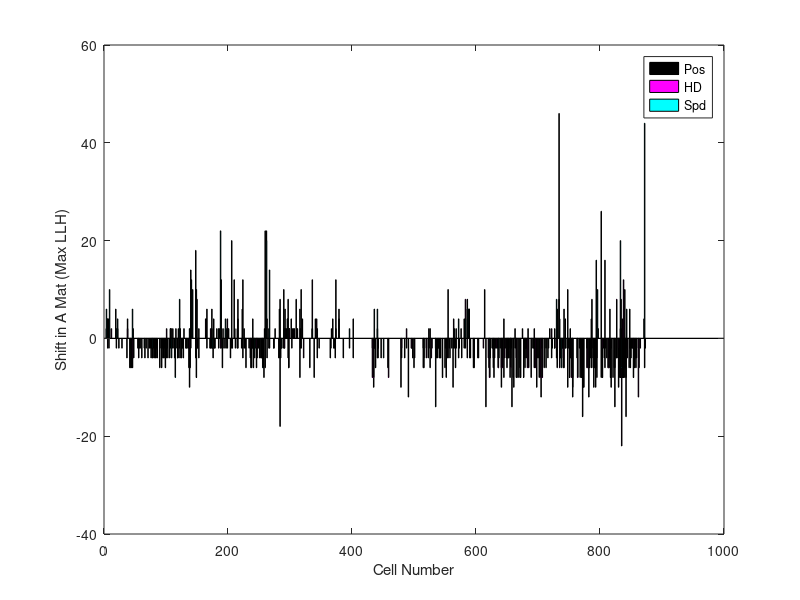
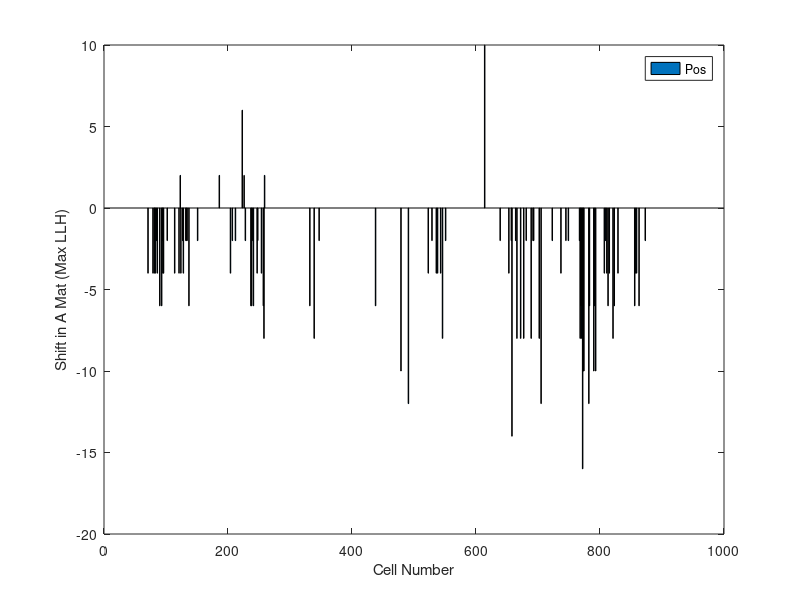
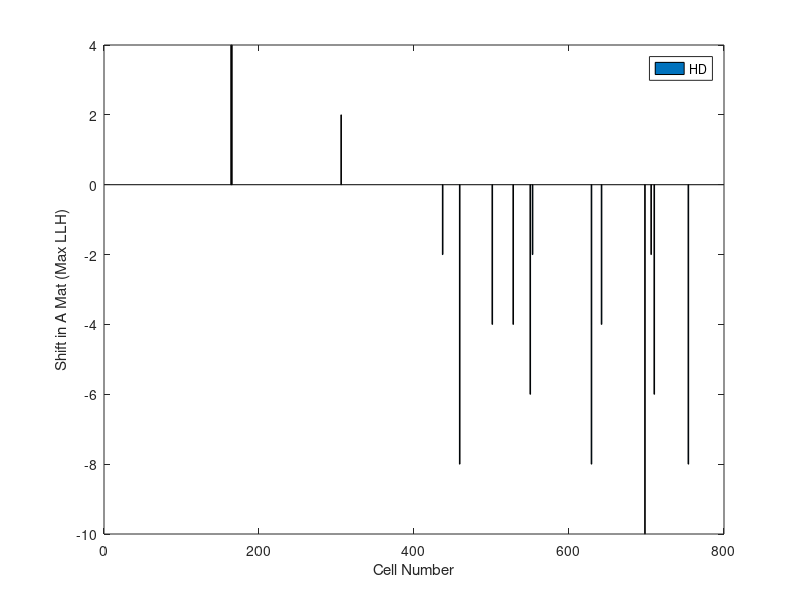
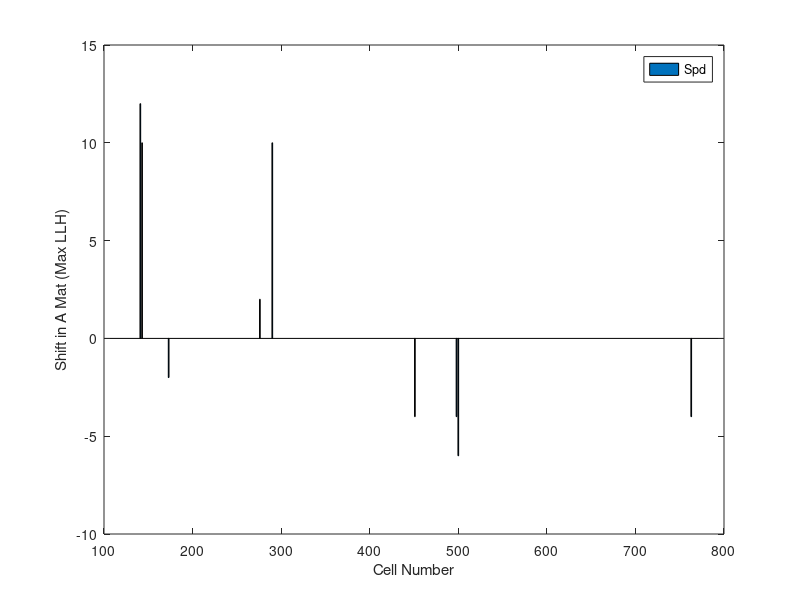

Here is the MATLAB script that generated these plots, in order: (Note: this script raises an error after producing the figures.)
clear all; %clear the workspace

%% load data

load('cellData_11_16_17Run.mat'); %loads the data into the workspace - this contains all of the cells

%load the cells of interest
load('encodingCells.mat');

%find the indices of the significant p values for every shift

%preallocate for the significant p values and therefore shifts in the
%matrix

%% Find the significant shifts for each cell

SigAllVarShifts = AllVarShifts; %significant shifts

for i = encodingCells' %for all of the cells
   for j = numel(AllPShifts{i}) %for all the elements in the returned p vals
       if j > 0 %if there were any called shifts i e having more than zero elements
            if AllPShifts{i}{j} > .05 %if the p value is not significant
                SigAllVarShifts{i}(j) = 0; %set the shift to zero
                
            end
       end
   end
end

%% remove empty cells

SigAllVarShiftsFilt = cell(numel(encodingCells),2); %preallocates
for k = 1:numel(encodingCells)
    SigAllVarShiftsFilt{k,2} = SigAllVarShifts{encodingCells(k)}; %in the filtered array, this will only contain non-empty vals
    SigAllVarShiftsFilt{k,1} = encodingCells(k); %places the cell name there
end

%% Count up the shifts across all cells

%here, we will plot the distribution of shifts, across all cells, for each
%of the variables: Pos, HD, and Spd

%first, filter out the empty variables

variables_allFilt = cell(numel(encodingCells),2); %preallocate for filtered variables

for i = 1:numel(encodingCells)
    variables_allFilt{i,2} = variables_all{encodingCells(i)}; %this will contain only non-empty vals
    variables_allFilt{i,1} = encodingCells(i); %puts the cell name there
end

%% organize cells into three different categories: those with Pos, HD, and Spd variables, and therefore shift data

posCells = cell(numel(encodingCells),2); %preallocate
hdCells = cell(numel(encodingCells),2);
spdCells = cell(numel(encodingCells),2);

%place the cell name and appropriate shift into the array

for f = 1:numel(encodingCells) %for all the number of cells
    for l = 1:numel(variables_allFilt{f,2}) %for all the elements in each variable cell
        if variables_allFilt{f,2}(l) == 1 %if it is Pos
            posCells{f,1} = SigAllVarShiftsFilt{f,1}; %put the cell name in the array
            posCells{f,2} = SigAllVarShiftsFilt{f,2}(l); %put the relevent shift in the array
        elseif variables_allFilt{f,2}(l) == 2 %if it is HD
            hdCells{f,1} = SigAllVarShiftsFilt{f,1}; %put the cell name into the array
            hdCells{f,2} = SigAllVarShiftsFilt{f,2}(l); %place relevant shifts in array
        elseif variables_allFilt{f,2}(l) == 3 %if it is Spd
            spdCells{f,1} = SigAllVarShiftsFilt{f,1}; %putt the cell name into array
            spdCells{f,2} = SigAllVarShiftsFilt{f,2}(l); %put the shift in array
        end
    end
end

%% Convert to matrix from cell array

posCells = cell2mat(posCells);
hdCells = cell2mat(hdCells);
spdCells = cell2mat(spdCells);

%% plot these data

figure(1);
bar(posCells(:,1),posCells(:,2),'FaceColor','k');
hold on
bar(hdCells(:,1),hdCells(:,2),'FaceColor','m');
hold on
bar(spdCells(:,1),spdCells(:,2),'FaceColor','c');
legend('Pos','HD','Spd');
xlabel('Cell Number');
ylabel('Shift in A Mat (Max LLH)');

%% examine relationships in cells between the different variables and their respective shifts\

%first, group cells based on the different possible models

posMod = cell(numel(encodingCells),2); %1
hdMod = cell(numel(encodingCells),2); %2 
spdMod = cell(numel(encodingCells),2); %3
posHdMod = cell(numel(encodingCells),2); %1 2
hdSpdMod = cell(numel(encodingCells),2); %2 3
posSpdMod = cell(numel(encodingCells),2); %1 3
posHdSpdMod = cell(numel(encodingCells),2); %1 2 3

%create arrays for the multiple models - hardcoded, but dependent on how
%the design matrix was created
ph = [1 2];
hs = [2 3];
ps = [1 3];
phs = [1 2 3];

for i = 1:numel(encodingCells)
    for j = 1:numel(variables_allFilt{i,2})
        if variables_allFilt{i,2}(j) == 4
            variables_allFilt{i,2}(j) = []; %gets rid of the theta model because we dont want it
            SigAllVarShiftsFilt{i,2}(j) = []; %gets rid of the theta shift, because we also don't want it
        end
    end
    if numel(variables_allFilt{i,2}) == 1 %if there is one variable in the model, do the next line
        if variables_allFilt{i,2} == 1
            posMod{i,1} = variables_allFilt{i,1};
            posMod{i,2} = SigAllVarShiftsFilt{i,2};
        elseif variables_allFilt{i,2} == 2
            hdMod{i,1} = variables_allFilt{i,1};
            hdMod{i,2} = SigAllVarShiftsFilt{i,2};
        elseif variables_allFilt{i,2} == 3
            spdMod{i,1} = variables_allFilt{i,1};
            spdMod{i,2} = SigAllVarShiftsFilt{i,2};
        end
    elseif numel(variables_allFilt{i,2}) == 2 %if there are two variables in the model, run these lines
        if variables_allFilt{i,2} == ph
            posHdMod{i,1} = variables_allFilt{i,1};
            posHdMod{i,2} = SigAllVarShiftsFilt{i,2};
        elseif variables_allFilt{i,2} == hs
            hdSpdMod{i,1} = variables_allFilt{i,1};
            hdSpdMod{i,2} = SigAllVarShiftsFilt{i,2};
        elseif variables_allFilt{i,2} == ps
            posSpdMod{i,1} = variables_allFilt{i,1};
            posSpdMod{i,2} = SigAllVarShiftsFilt{i,2};
        end
    elseif numel(variables_allFilt{i,2}) == 3 %if there are three variables in the model, run these
        if variables_allFilt{i,2} == phs 
            posHdSpdMod{i,1} = variables_allFilt{i,1};
            posHdSpdMod{i,2} = SigAllVarShiftsFilt{i,2};
        end
    end
end


%% get rid of the empty cells

%convert from cell array to matrix

posMod = cell2mat(posMod);
hdMod = cell2mat(hdMod);
spdMod = cell2mat(spdMod);
posHdMod = cell2mat(posHdMod);
hdSpdMod = cell2mat(hdSpdMod);
posSpdMod = cell2mat(posSpdMod);
posHdSpdMod = cell2mat(posHdSpdMod);

%%display the data

%first the position
figure(2);
bar(posMod(:,1),posMod(:,2));
xlabel('Cell Number');
ylabel('Shift in A Mat (Max LLH)');
legend('Pos');


%next, HD
figure(3);
bar(hdMod(:,1),hdMod(:,2));
xlabel('Cell Number');
ylabel('Shift in A Mat (Max LLH)');
legend('HD');

%next, spd
figure(4);
bar(spdMod(:,1),spdMod(:,2));
xlabel('Cell Number');
ylabel('Shift in A Mat (Max LLH)');
legend('Spd');


%next, posHd
figure(5);
%pos first
bar(posHdMod(:,1),posHdMod(:,2),'FaceColor','m');
hold on
%next, HD
bar(posHdMod(:,1),posHdMod(:,3),'FaceColor','g');
legend('Pos','HD');
hold off
xlabel('Cell Number');
ylabel('Shift in A Mat (Max LLH)');

%next, hdPsd
figure(6);
%hd firt
bar(hdSpdMod(:,1),hdSpdMod(:,2),'FaceColor','r');
hold on
%next, the Spd
bar(hdSpdMod(:,1),hdSpdMod(:,3),'FaceColor','c');
legend('HD','Spd');
hold off
xlabel('Cell Number');
ylabel('Shift in A Mat (Max LLH)');

%next, PosSpd
figure(7);
%first the pos
bar(posSpdMod(:,1),posSpdMod(:,2),'FaceColor','k');
hold on
%next the spd
bar(posSpdMod(:,1),posSpdMod(:,3),'FaceColor','b');
legend('Pos','Spd');
hold off
xlabel('Cell Number');
ylabel('Shift in A Mat (Max LLH)');

%last, the posHdSpd
figure(8);
%first the pos
bar(posHdSpdMod(:,1),posHdSpdMod(:,2),'FaceColor','g');
hold on
%next the Hd
bar(posHdSpdMod(:,1),posHdSpdMod(:,3),'FaceColor','r');
%next the spd
hold on
bar(posHdSpdMod(:,1),posHdSpdMod(:,4),'FaceColor','c');
legend('Pos','HD','Spd');
hold off
xlabel('Cell Number');
ylabel('Shift in A Mat (Max LLH)');

%% try to quantify the changes in each cell shift

%first, we are to show across all cell types, the distribution of the shift
%types for each variable

%here, this is just a plot of all the single variables (Pos, HD, Spd)
%pooled to represent the different shifts across the whole population of
%cells

figure(9);
histogram(posCells(:,2),'FaceColor','b','BinWidth',1) % a plot for the position
xlabel('Shift in Design Matrix');
ylabel('Number of cells');
legend('Pos (pooled models)');

figure(10);
histogram(hdCells(:,2),'FaceColor','c','BinWidth',1); %plot for the HD
xlabel('Shift in Design Matrix');
ylabel('Number of cells');
legend('HD (pooled models)');

figure(11);
histogram(spdCells(:,2),'FaceColor','r','BinWidth',1); %plot for the spd
xlabel('Shift in Design Matrix');
ylabel('Number of cells');
legend('Spd (pooled models)');

%next, it is of interest to do the same, but for the specific models

figure(12);
histogram(posMod(:,2),'FaceColor','g','BinWidth',1); %position only
xlabel('Shift in Design Matrix');
ylabel('Number of cells');
legend('Pos Model Cells');


figure(13);
histogram(hdMod(:,2),'FaceColor','k','BinWidth',1); %hd only
xlabel('Shift in Design Matrix');
ylabel('Number of cells');
legend('HD Model Cells');


figure(14);
histogram(spdMod(:,2),'FaceColor','m','BinWidth',1); %spd only
xlabel('Shift in Design Matrix');
ylabel('Number of cells');
legend('Spd Model Cells');

figure(15);
subplot(2,1,1)
histogram(posHdMod(:,2),'FaceColor','b','BinWidth',1); %pos 
xlabel('Shift in Design Matrix');
ylabel('Number of cells');
legend('Pos Shifts');
axis([-50 50 0 length(posHdMod(:,2))])
subplot(2,1,2)
histogram(posHdMod(:,3),'FaceColor','r','BinWidth',1); %HD
xlabel('Shift in Design Matrix');
ylabel('Number of cells');
legend('HD Shifts');
axis([-50 50 0 length(posHdMod(:,3))])



figure(16);
subplot(2,1,1)
histogram(hdSpdMod(:,2),'FaceColor','g','BinWidth',1); %hd 
xlabel('Shift in Design Matrix');
ylabel('Number of cells');
legend('HD Shift');
axis([-50 50 0 length(hdSpdMod(:,2))])
subplot(2,1,2)
histogram(hdSpdMod(:,3),'FaceColor','b','BinWidth',1); %spd
xlabel('Shift in Design Matrix');
ylabel('Number of cells');
legend('Spd Shift');
axis([-50 50 0 length(hdSpdMod(:,3))])



figure(17);
subplot(2,1,1)
histogram(posSpdMod(:,2),'FaceColor','r','BinWidth',1); %pos 
xlabel('Shift in Design Matrix');
ylabel('Number of cells');
legend('Pos Shift');
axis([-50 50 0 length(posSpdMod(:,2))])
subplot(2,1,2)
histogram(posSpdMod(:,3),'FaceColor','g','BinWidth',1); %Spd
xlabel('Shift in Design Matrix');
ylabel('Number of cells');
legend('Spd Shift');
axis([-50 50 0 length(posSpdMod(:,3))])


figure(18);
subplot(3,1,1)
histogram(posHdSpdMod(:,2),'FaceColor','c','BinWidth',1); % position
xlabel('Shift in Design Matrix');
ylabel('Number of cells');
legend('Pos Shift');
axis([-50 50 0 length(posHdSpdMod(:,2))])
subplot(3,1,2)
histogram(posHdSpdMod(:,3),'FaceColor','m','BinWidth',1); %HD
xlabel('Shift in Design Matrix');
ylabel('Number of cells');
legend('HD Shift');
axis([-50 50 0 length(posHdSpdMod(:,3))])
subplot(3,1,3);
histogram(posHdSpdMod(:,4),'FaceColor','g','BinWidth',1); %spd
xlabel('Shift in Design Matrix');
ylabel('Number of cells');
legend('Spd Shift');
axis([-50 50 0 length(posHdSpdMod(:,4))])

%figure out how many cells have shifts in opposing directions for each
%model with >2 variables

%look first in posHD

%preallocate to save numbers
OpShiftPosHd = [];

for i = 1:length(posHdMod)
    if posHdMod(i,2) > 0 && posHdMod(i,3) < 0 %basically, if there are opposite signs                                                                                   %for each variable, add the cell to the array
        OpShiftPosHd(end+1) = posHdMod(i,1); 
    elseif posHdMod(i,2) < 0 && posHdMod(i,3) > 0
        OpShiftPosHd(end+1) = posHdMod(i,1); 
    end
end

%last, count it up!
NumOpPosHd = numel(OpShiftPosHd);

%next, the HDspd

%preallocate
OpShiftHdSpd = [];

for i = 1:length(hdSpdMod)
    if hdSpdMod(i,2) > 0 && hdSpdMod(i,3) < 0
        OpShiftHdSpd(end+1) = hdSpdMod(i,1);
    elseif hdSpdMod(i,2) < 0 && hdSpdMod(i,3) > 0
        OpShiftHdSpd(end+1) = hdSpdMod(i,1);
    end
end

%count!
numOpHdSpd = numel(OpShiftHdSpd);

%next is the PosSpd model

%preallocate
OpShiftPosSpd = [];

for i = 1:length(posSpdMod)
    if posSpdMod(i,2) > 0 && posSpdMod(i,3) < 0
        OpShiftPosSpd(end+1) = posSpdMod(i,1);
    elseif posSpdMod(i,2) < 0 && posSpdMod(i,3) > 0
        OpShiftPosSpd(end+1) = posSpdMod(i,1);
    end
end

%count it up!!!
numOpPosSpd = numel(OpShiftPosSpd);

%last, the full model - need to test 1 2, 2 3, 1 3, twice
%for the purposes of this analysis, we will only look for the presence of
%two opposing shifts (ie two variables out of the three)

%preallocate
OpShiftPosHdSpd = [];

for i = 1:length(posHdSpdMod)
    if posHdSpdMod(i,2) > 0 && posHdSpdMod(i,3) < 0
        OpShiftPosHdSpd(end+1) = posHdSpdMod(i,1); %1 2 front
    elseif posHdSpdMod(i,2) < 0 && posHdSpdMod(i,3) > 0 
        OpShiftPosHdSpd(end+1) = posHdSpdMod(i,1); %1 2 back
    elseif posHdSpdMod(i,3) > 0 && posHdSpdMod(i,4) < 0
        OpShiftPosHdSpd(end+1) = posHdSpdMod(i,1); %2 3 front
    elseif posHdSpdMod(i,3) < 0 && posHdSpdMod(i,4) > 0 %2 3 back
        OpShiftPosHdSpd(end+1) = posHdSpdMod(i,1);
    elseif posHdSpdMod(i,2) > 0 && posHdSpdMod(i,4) < 0
        OpShiftPosHdSpd(end+1) = posHdSpdMod(i,1); % 1 3 fron
    elseif posHdSpdMod(i,2) < 0 && posHdSpdMod(i,4) > 0
        OpShiftPosHdSpd(end+1) = posHdSpdMod(i,1); %1 3 back
    end
end

%count!

numOpPosHdSpd = numel(OpShiftPosHdSpd);

%% statistically quantify difference in design matrix shifts

%quantify the extent that speed and position have opposite shifts - we will
%use a binomial test here
%we will assume that the expected outcome will be no shift - using the
%myBinomTest.m function from file exchange

%first, we will do position - here we will do the pooled models

[pPosPooled] = myBinomTest(numel(find(posCells(:,2)<0)),numel(posCells(:,2)~=0),.5,'two'); %to find what the P is if it is less than zero

[pHDPooled] = myBinomTest(numel(find(hdCells(:,2)<0)),numel(hdCells(:,2)~=0),.5,'two'); %if neg shift

[pSpdPooled] = myBinomTest(numel(find(spdCells(:,2)<0)),numel(spdCells(:,2)~=0),.5,'two'); %if shift neg

%% plot in 3d the shifts for the three variables

noPos = setdiff(encodingCells,posCells(:,1));

%concatenate a vector of zeros
noPos = cat(2,noPos,zeros(length(noPos),1));

%concatenate this into the posMod

posCells = cat(1,posCells,noPos);

%last, set this into a set order
%find the index

[~,sortPosIdx] = sort(posCells(:,1));

%resort the whole array accordingly
posCells = posCells(sortPosIdx,:);


noHD = setdiff(encodingCells,hdCells(:,1));

%vecotr of zeros
noHD = cat(2,noHD,zeros(length(noHD),1));

%put in the hdMod

hdCells = cat(1,hdCells,noHD);

%find idx for sort

[~,sortHdIdx] = sort(hdCells(:,1));

%resort the whole array
hdCells = hdCells(sortHdIdx,:);


%find diff
noSpd = setdiff(encodingCells,spdCells(:,1));

%add the zeros
noSpd = cat(2,noSpd,zeros(length(noSpd),1));

%add to the array
spdCells = cat(1,spdCells,noSpd);

%fidn sort idx

[~,sortSpdIdx] = sort(spdCells(:,1));

%sort the whole array

spdCells = spdCells(sortSpdIdx,:);


%% plot in 3d space

%first add some jitter to the data points - we will do elementwise
%mulitplication by a random number in the range of the max of each vector

%first, the pos vector

b = 1.5; %upper limit for random numbers to create noise
a = 0.5; %lower limit for random numbers to create noise

noisePos = (b-a).*rand(length(posCells),1) + a;

%get jitters
posCellsJit = posCells(:,2).*noisePos;

%place cell naems in
posCellsJit = cat(2,posCells(:,1),posCellsJit);

%same procedure but with HD

noiseHd = (b-a).*rand(length(hdCells),1) + a;

%get jitter
hdCellsJit = hdCells(:,2).*noiseHd;
hdCellsJit = cat(2,hdCells(:,1),hdCellsJit);

%last, spd cells

noiseSpd = (b-a).*rand(length(spdCells),1) + a;

%get jitters
spdCellsJit = spdCells(:,2).*noiseSpd;
spdCellsJit = cat(2,spdCells(:,1),spdCellsJit);

   
figure(19);
scatter3(posCellsJit(:,2),hdCellsJit(:,2),spdCellsJit(:,2))

%first, find the indices for all of the different models, within the
%posCells, hdCells, and spdCells

%next, posHd

[~,posIntPH] = intersect(posCellsJit(:,1),posHdMod(:,1));
[~,hdIntPH] = intersect(hdCellsJit(:,1),posHdMod(:,1));
[~,spdIntPH] = intersect(spdCellsJit(:,1),posHdMod(:,1));

%next, hdspd

[~,posIntHS] = intersect(posCellsJit(:,1),hdSpdMod(:,1));
[~,hdIntHS] = intersect(hdCellsJit(:,1),hdSpdMod(:,1));
[~,spdIntHS] = intersect(spdCellsJit(:,1),hdSpdMod(:,1));

%next, posSPd

[~,posIntPS] = intersect(posCellsJit(:,1),posSpdMod(:,1));
[~,hdIntPS] = intersect(hdCellsJit(:,1),posSpdMod(:,1));
[~,spdIntPS] = intersect(spdCellsJit(:,1),posSpdMod(:,1));

%last, full model

[~,posIntPHS] = intersect(posCellsJit(:,1),posHdSpdMod(:,1));
[~,hdIntPHS] = intersect(hdCellsJit(:,1),posHdSpdMod(:,1));
[~,spdIntPHS] = intersect(spdCellsJit(:,1),posHdSpdMod(:,1));


figure(20);
scatter3(posCellsJit(posIntPH,2),hdCellsJit(hdIntPH,2),spdCellsJit(spdIntPH,2),'filled')
hold on
scatter3(posCellsJit(posIntHS,2),hdCellsJit(hdIntHS,2),spdCellsJit(spdIntHS,2),'filled')
hold on
scatter3(posCellsJit(posIntPS,2),hdCellsJit(hdIntPS,2),spdCellsJit(spdIntPS,2),'filled')
hold on
scatter3(posCellsJit(posIntPHS,2),hdCellsJit(hdIntPHS,2),spdCellsJit(spdIntPHS,2),'filled')
legend('PH','HS','PS','PHS');
xlabel('Shift in Design Matrix for Position');
ylabel('Shift in Design Matrix for Head Direction');
zlabel('Shift in Design Matrix for Running Speed');
hold off


    







        
        
        

    












    
    








        
    
